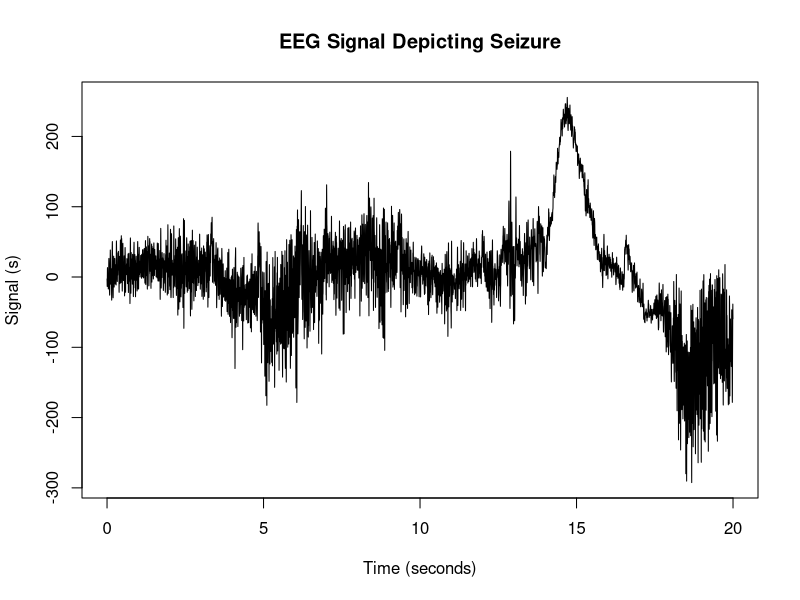

Reproduce this figure in R. (Note: this script raises an error after producing the figure.)
library(readr)
library(dplyr)
library(ggplot2)

# Read the CSV file
s_of_t_subset <- read_csv("s_of_t_subset.csv", col_names = FALSE, col_types = cols(X1 = col_double()))

# Rename the default column to 's'
s_of_t_subset <- s_of_t_subset %>% rename(s = X1)

# Sampling frequency
fs <- 500

# Create a time column
s_of_t_subset <- s_of_t_subset %>% mutate(time = (row_number() - 1) / fs)

# # Plot the data
# ggplot(s_of_t_subset, aes(x = time, y = s)) +
#   geom_line() +
#   labs(title = "EEG Signal Depicting Seizure", x = "Time (seconds)", y = "Signal (s)") +
#   theme_minimal()

# Plot the data
plot(s_of_t_subset$time,s_of_t_subset$s, main = "EEG Signal Depicting Seizure", 
xlab = "Time (seconds)", ylab = "Signal (s)", type='l')

# View the updated dataframe
View(s_of_t_subset)

# write the data to a csv file
write.csv(s_of_t_subset, "s_of_t_subset.csv", row.names = FALSE)


# Rename s to value 
s_of_t_subset <- s_of_t_subset %>% rename(value = s)

# Create a more detailed dataset
## Lets add a column with Normalized values of the signal, for each time-point
s_of_t_subset$normalizedValue <- (s_of_t_subset$value - mean(s_of_t_subset$value)) / sd(s_of_t_subset$value)
plot(density(s_of_t_subset$normalizedValue))

s_of_t_subset$GT <- ifelse(s_of_t_subset$time>12, "Seizure", "Normal" )  #NOTE: 12s and above was seizure.

# Superimpose the probability density function of the Normalized values of the signal for each class
# ggplot(s_of_t_subset, aes(x = normalizedValue, fill = GT)) +
#   geom_density(alpha = 0.5) +
#   labs(title = "EEG Signal Depicting Seizure", x = "Normalized Signal", y = "Density") +
#   theme_minimal()
# repeat using base R
plot(density(s_of_t_subset$normalizedValue[s_of_t_subset$GT == "Seizure"]), col = "red", main = "EEG Signal Depicting Seizure", xlab = "Normalized Signal", ylab = "Density")